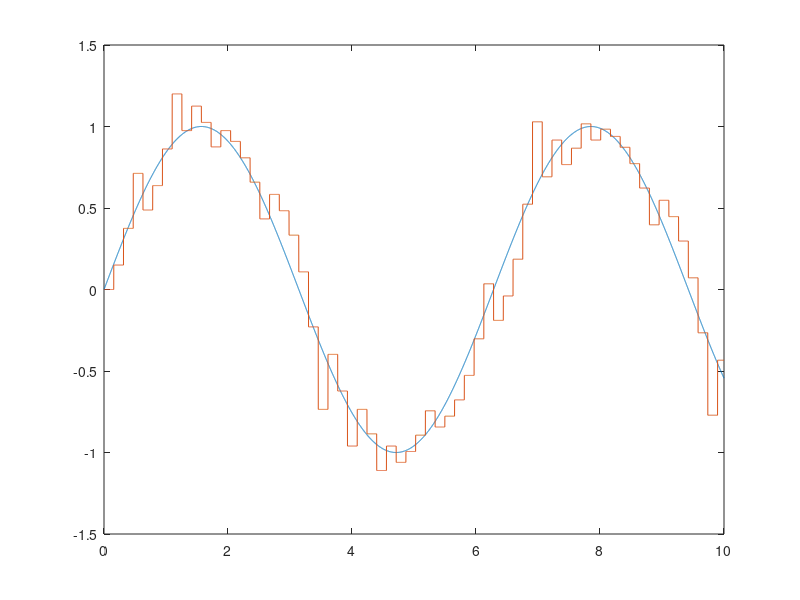

Write the MATLAB code that produced this figure.
lim = 10;
t = 0:0.001:lim;
y = sin(t);
plot(t, y);
f = pi/20;
d = 1/10;
k = 1.5;
hold on; 
    level = 0;
    delta = 0;
    last = 0;
    for i = f:f:lim
        q = t>= i;
        if (sin(i) >= level)
            if (last == 0)
                d = d * k;
            else 
                d = d / k;
            end
            last = 0;
            q = d.*q;
            delta = delta + q;
            level = level + d;
        elseif (sin(i) < level)
            if (last == 1)
                d = d * k;
            else 
                d = d / k;
            end
            last = 1;
            q = d.*q;
            delta = delta - q;
            level = level - d;
        end
    end
    plot(t, delta);
hold off;